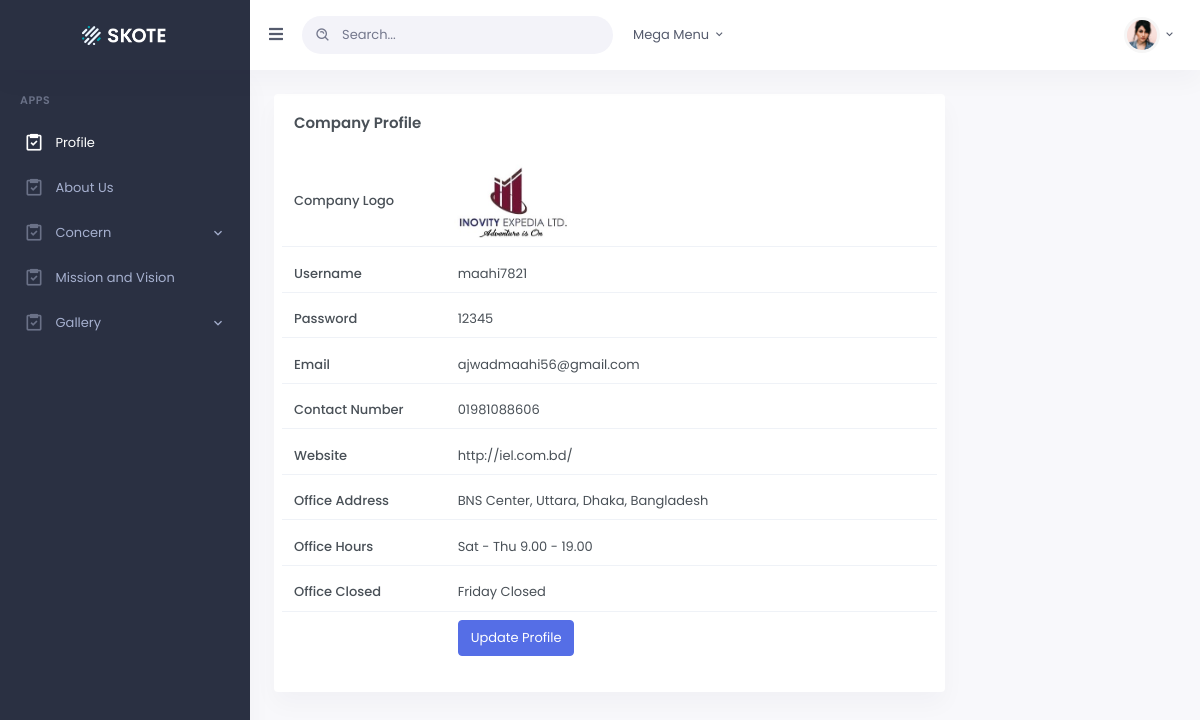
Page /profile.php (signed in) on the committed database.
### tables this page shows
CREATE TABLE `profile` (
  `ID` int(20) NOT NULL,
  `username` varchar(255) NOT NULL,
  `password` varchar(255) NOT NULL,
  `email` varchar(255) NOT NULL,
  `contact` varchar(255) NOT NULL,
  `website` varchar(255) NOT NULL,
  `address` text NOT NULL,
  `officeHours` varchar(255) NOT NULL,
  `officeClosed` varchar(255) NOT NULL,
  `image` varchar(255) NOT NULL
);

### profile.php (the view, shortened to what this page needs)
<?php
include 'database.php';
?>
<?php include 'inc/header.php' ?>
<div class="main-content">
    <div class="page-content">
        <div class="container-fluid">
            <div class="row">
                <div class="col-lg-9">
                    <div class="card">
                        <div class="card-body">
                            <h4 class="card-title mb-4">Company Profile</h4>
                            <form method="post" action="profile-edit.php"  enctype="multipart/form-data">
                                <?php
                                   $query = "SELECT * FROM profile WHERE ID = 1";
                                   $result = mysqli_query($connection, $query);
                                ?>
                                <?php foreach($result as $row){ ?>
                                <div class="form-group row mb-2 align-items-center border-bottom">
                                    <label for="horizontal-firstname-input" class="col-sm-3 col-form-label">Company Logo</label>
                                    <div class="col-sm-9 p-2">
                                       <img src="<?php echo $row['image'] ?>" alt="" class="w-25">
                                    </div>
                                </div>
                                <div class="form-group row mb-2 align-items-center border-bottom">
                                    <label for="horizontal-firstname-input" class="col-sm-3 col-form-label">Username</label>
                                    <div class="col-sm-9">
                                      <?php echo $row['username'] ?>
                                    </div>
                                </div>
                                <div class="form-group row mb-2 align-items-center border-bottom">
                                    <label for="horizontal-firstname-input" class="col-sm-3 col-form-label">Password</label>
                                    <div class="col-sm-9">
                                      <?php echo $row['password'] ?>
                                    </div>
                                </div>
                                <div class="form-group row mb-2 align-items-center border-bottom">
                                    <label for="horizontal-firstname-input" class="col-sm-3 col-form-label">Email</label>
                                    <div class="col-sm-9">
                                      <?php echo $row['email'] ?>
                                    </div>
                                </div>
                                <div class="form-group row mb-2 align-items-center border-bottom">
                                    <label for="horizontal-firstname-input" class="col-sm-3 col-form-label">Contact Number</label>
                                    <div class="col-sm-9">
                                      <?php echo $row['contact'] ?>
                                    </div>
                                </div>
                                <div class="form-group row mb-2 align-items-center border-bottom">
                                    <label for="horizontal-firstname-input" class="col-sm-3 col-form-label">Website</label>
                                    <div class="col-sm-9">
                                       <?php echo $row['website'] ?>
                                    </div>
                                </div>
                                <div class="form-group row mb-2 align-items-center border-bottom">
                                    <label for="horizontal-firstname-input" class="col-sm-3 col-form-label">Office Address</label>
                                    <div class="col-sm-9">
                                      	<?php echo $row['address'] ?>
                                    </div>
                                </div>
                                <div class="form-group row mb-2 align-items-center border-bottom">
                                    <label for="horizontal-firstname-input" class="col-sm-3 col-form-label">Office Hours</label>
                                    <div class="col-sm-9">
                                       <?php echo $row['officeHours'] ?>
                                    </div>
                                </div>
                                <div class="form-group row mb-2 align-items-center border-bottom">
                                    <label for="horizontal-firstname-input" class="col-sm-3 col-form-label">Office Closed</label>
                                    <div class="col-sm-9">
                                       <?php echo $row['officeClosed'] ?>
                                    </div>
                                </div>
                                <?php }  ?>
                                <div class="form-group row justify-content-end">
                                    <div class="col-sm-9">
                                         <input type="submit" name="edit_profile_page" class="btn btn-primary w-md" value="Update Profile">
                                    </div>
                                </div>
                           </div>
                        </div>
                    </div>
                </div>
            </div>
        </div>
            </div>
<?php include 'inc/footer.php' ?>

### inc/header.php (shortened to what this page needs)
<!DOCTYPE html>
<html lang="en">
<head>
        <link href="assets/css/bootstrap.min.css" id="bootstrap-style" rel="stylesheet" type="text/css" />
        <link href="assets/css/icons.min.css" rel="stylesheet" type="text/css" />
        <link href="assets/css/app.min.css" id="app-style" rel="stylesheet" type="text/css" />
        <link href="assets/css/style.css" id="css-style" rel="stylesheet" type="text/css" />
    </head>
    <body data-sidebar="dark">
        <div id="layout-wrapper">
            <header id="page-topbar">
                <div class="navbar-header">
                    <div class="d-flex">
                        <div class="navbar-brand-box">
                            <a href="dashboard.php" class="logo logo-light">
                                <span class="logo-lg">
                                    <img src="assets/images/logo-light.png" alt="" height="19">
                                </span>
                            </a>
                        </div>
                        <button type="button" class="btn btn-sm px-3 font-size-16 header-item waves-effect" id="vertical-menu-btn">
                            <i class="fa fa-fw fa-bars"></i>
                        </button>
                        <form class="app-search d-none d-lg-block">
                            <div class="position-relative">
                                <input type="text" class="form-control" placeholder="Search...">
                                <span class="bx bx-search-alt"></span>
                            </div>
                        </form>
                        <div class="dropdown dropdown-mega d-none d-lg-block ml-2">
                            <button type="button" class="btn header-item waves-effect" data-toggle="dropdown" aria-haspopup="false" aria-expanded="false">
                                <span key="t-megamenu">Mega Menu</span>
                                <i class="mdi mdi-chevron-down"></i>
                            </button>
                        </div>
                    </div>
                        <div class="dropdown d-inline-block">
                            <button type="button" class="btn header-item waves-effect" id="page-header-user-dropdown"
                                data-toggle="dropdown" aria-haspopup="true" aria-expanded="false">
                                <img class="rounded-circle header-profile-user" src="assets/images/users/avatar-1.jpg"
                                    alt="Header Avatar">
                                <i class="mdi mdi-chevron-down d-none d-xl-inline-block"></i>
                            </button>
                        </div>
                    </div>
                </div>
            <div class="vertical-menu">
                <div data-simplebar class="h-100">
                    <?php include_once "inc/sidebar.php"; ?>
                </div>
            </div>

### inc/sidebar.php (shortened to what this page needs)
<div id="sidebar-menu">
    <ul class="metismenu list-unstyled" id="side-menu">
        <li class="menu-title" key="t-apps">Apps</li>
            <li>
                <a href="profile.php" class="waves-effect">
                    <i class="bx bx-task"></i>
                    <span key="t-tasks">Profile</span>
                </a>
            </li>
            <li>
                <a href="about-page.php" class="waves-effect">
                    <i class="bx bx-task"></i>
                    <span key="t-tasks">About Us</span>
                </a>
            </li>
            <li>
                <a href="javascript: void(0);" class="has-arrow waves-effect">
                    <i class="bx bx-task"></i>
                    <span key="t-tasks">Concern</span>
                </a>
            </li>
            <li>
                <a href="missionvision-page.php" class="waves-effect">
                    <i class="bx bx-task"></i>
                    <span key="t-tasks">Mission and Vision</span>
                </a>
            </li>
            <li>
                <a href="javascript: void(0);" class="has-arrow waves-effect">
                    <i class="bx bx-task"></i>
                    <span key="t-tasks">Gallery</span>
                </a>
            </li>
    </ul>
</div>

### inc/footer.php (shortened to what this page needs)
    </body>
</html>

### rows in the picture
profile: image (picture), username "maahi7821", password "12345", email "ajwadmaahi56@gmail.com", contact "01981088606", website "http://iel.com.bd/", address "BNS Center, Uttara, Dhaka, Bangladesh", officeHours "Sat - Thu 9.00 - 19.00", officeClosed "Friday Closed"
